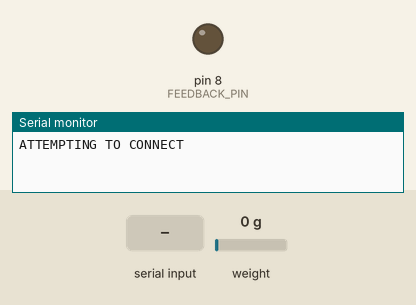
Simulated run of this sketch. Board: Arduino Uno, built with avr-gcc and run on an emulated ATmega328P. Shown: output pins drawn as LEDs (lit = HIGH), the last lines printed to the serial monitor. The inputs (shaded band) are chosen by the test bench; at power-on: weight on the scale 0 g.

Above: at 0.8 s.
0.9 s: "1\n" received over the second serial link
At 2.7 s:
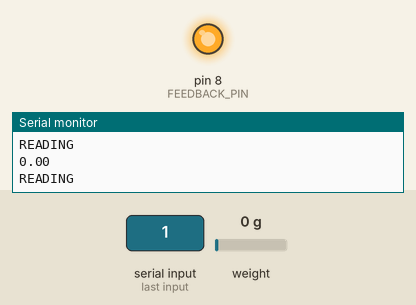
Timing chart, 0 to 4.2 s (numbered marks = the images above; inputs shaded):
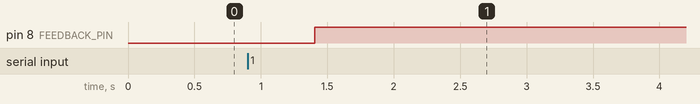

Measured:
- after the input at 0.9 s, pin 8 (FEEDBACK_PIN): LOW → HIGH after 0.50 s

The sketch:

SLAVE_MAIN.ino
```cpp
// LIBRARIES
#include <SoftwareSerial.h>
#include <HX711.h>

// VARIABLES
#define NUMBER_READINGS 5
#define FEEDBACK_INTENSITY 145
#define CALIBRATION_FACTOR 4793
#define OFFSET 43137

// GLOBALS
#define CLOCK_PIN 2
#define SENSOR_PIN 3
#define FEEDBACK_PIN 8
#define BLUETOOTH_RX 10
#define BLUETOOTH_TX 11
#define SERIAL_RATE 9600
#define BLUETOOTH_RATE 38400
#define DELIMITER '\n'
boolean VIBRATING;
SoftwareSerial CONN(BLUETOOTH_RX, BLUETOOTH_TX);
HX711 SCALE(SENSOR_PIN, CLOCK_PIN);

/* union to convert bytes to float
 */
typedef union {
  float number;
 uint8_t bytes[4];
} FLOATUNION_t;

void setup() {
  // INITIATE VALUES
  VIBRATING = false;

  // SET FEEDBACK
  pinMode(FEEDBACK_PIN, OUTPUT);
  digitalWrite(FEEDBACK_PIN, LOW);

  // SET FORCE SENSOR
  SCALE.set_scale(CALIBRATION_FACTOR);
  SCALE.set_offset(OFFSET);

  // BEGIN SERIAL OUTPUT
  Serial.begin(SERIAL_RATE);

  // BEGIN BLUETOOTH OUTPUT
  CONN.begin(BLUETOOTH_RATE);
  connect();
}

void loop() {
  Serial.println("READING");
  float self = SCALE.get_value(NUMBER_READINGS);
  Serial.println(self);
  sendFloat(self);
  if (CONN.available() > 0) {
    feedback(CONN.read());
  }
}

/* sends a float accross the wire
 */
void sendFloat(float value) {
  FLOATUNION_t myFloat;
  myFloat.number = value;
  CONN.write(DELIMITER);
  for (int i=0; i<4; i++) {
    CONN.write(myFloat.bytes[i]);
  }
}

/* toggles the feedback on or off
 *  true - if the feedback is to be turned on
 *  false - if the feedback is to be turned off
 */
void feedback(boolean on) {
  if (on && !VIBRATING) {
    analogWrite(FEEDBACK_PIN, FEEDBACK_INTENSITY);
    Serial.println("ON");
    VIBRATING = true;
  } else if (!on && VIBRATING) {
    digitalWrite(FEEDBACK_PIN, LOW);
    Serial.println("OFF");
    VIBRATING = false;
  }
}

/* connects to the master module
 */
void connect() {
  Serial.println("ATTEMPTING TO CONNECT");
  while (true) {
    if (CONN.available() > 0 && CONN.read()) {
      CONN.write(1);
      CONN.flush();
      Serial.println("CONNECTED");
      return;
    }
    delay(10);
  }
}
```
